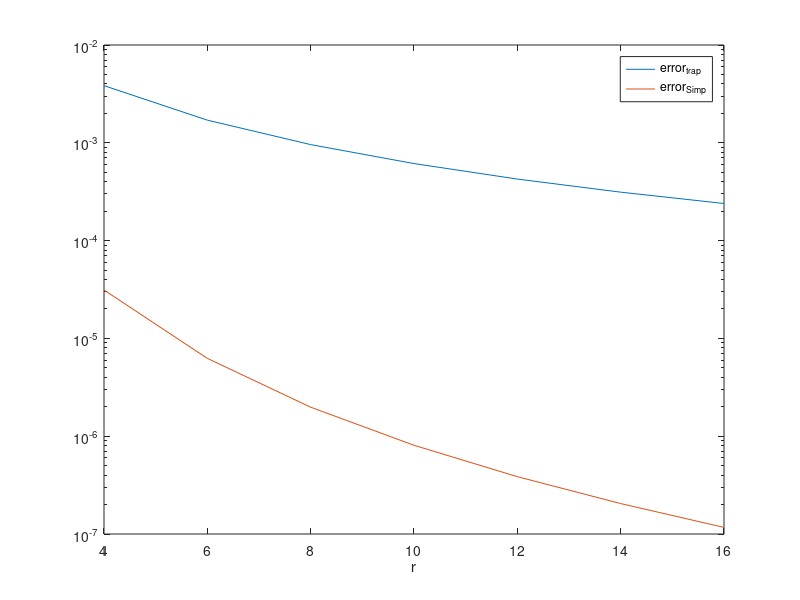

MATLAB code for this plot:
% Example 15.3 -- Figure 15.3 : quadrature errors for int_0^1 exp(-x^2)
clear all
close all

exact = 0;
%trap approximations
count = 0;
for r = 4:2:16
    h = 1/r; x = 0:h:1; count = count + 1;
    f = exp(-x.^2);
    itr(count) = h*sum(f) - h/2*(f(1)+f(end));
    errt(count) = abs(exact - itr(count));
end

%Simpson approximations
count = 0;
for r = 4:2:32
    h = 1/r; x = 0:h:1; count = count + 1;
    f = exp(-x.^2);
    isp(count) = h/3*(f(1)+f(end));
    isp(count) = isp(count)+ 2*h/3* sum(f(3:2:r-1)) + 4*h/3* sum(f(2:2:r));
    errs(count) = abs(exact - isp(count));
end

exact = errs(end);
ert = abs(exact - itr);
ers = abs(exact - errs(1:7));

semilogy (4:2:16,ert,4:2:16,ers)
hold on
legend('error_{trap}','error_{Simp}')
xlabel('r')

